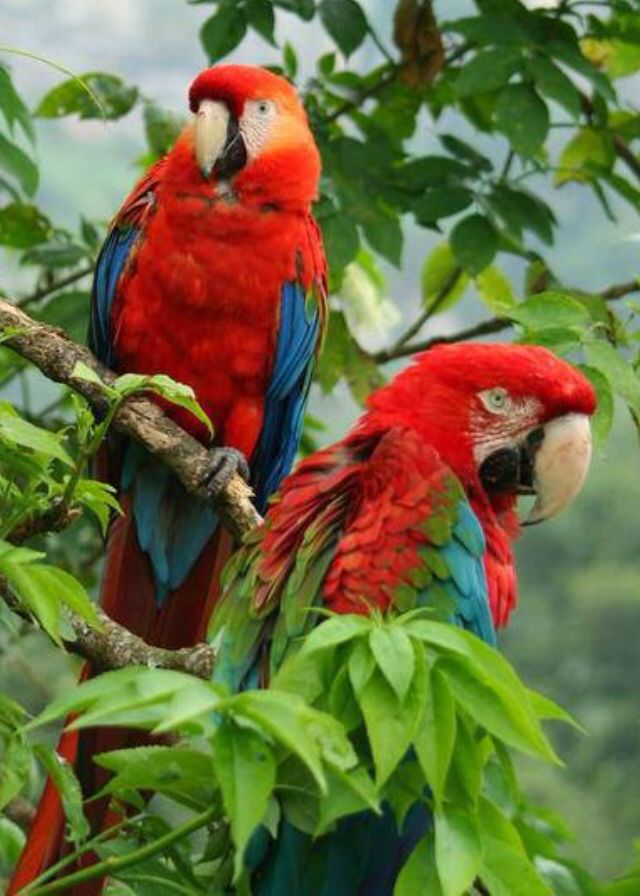
#> input picture Application&Web/Mastering OpenCV and Image Processing/Algorithm JPEG/test.png, 640 x 896 px, given in place of the camera
$ python 'Live Painter with cv2VideoCapture.py'
#> lines starting #> are read from the running program, lines starting #| are printed output that depends on the picture; after the words box and inside, x2 and y2 are one past the last pixel; in counts of white or black regions, pixels touching at a corner belong together
#> further down, image is the input picture: shape (896, 640, 3); mean B, G, R 63.4, 107.9, 108.4
import cv2
import numpy as np

COLORS = {
    'pink': [133, 56, 0, 159, 156, 255],
    'green': [57, 76, 0, 100, 255, 255],
}
ColorValues = [[180, 105, 255],
               [0, 255, 0], ]

# [x , y , colorId ]
points = []


def find_color(image, COLORS, ColorValues):
    imageHSV = cv2.cvtColor(image, cv2.COLOR_BGR2HSV)
#> imageHSV: shape (896, 640, 3); mean H, S, V 45.1, 148.3, 132.6
    new_points = []
    for count, colorName in enumerate(COLORS):
        lower = np.array(COLORS[colorName][0:3])
        upper = np.array(COLORS[colorName][3:6])
        mask = cv2.inRange(imageHSV, lower, upper)
        x, y = get_contours_coordinats(mask)
        cv2.circle(imageResult, (x, y), 15, ColorValues[count], cv2.FILLED)
        if x != 0 and y != 0:
            new_points.append([x, y, count])
        cv2.imshow(colorName, mask)
#> this loop made 2 passes
#> (contours in get_contours_coordinats, x, y) on pass 1: (40 contours, all with area under 20, 0, 0)
#> (x, y) on pass 2: (445, 135)
#> pass 1, in find_color, `mask = cv2.inRange(imageHSV, lower, upper)`:
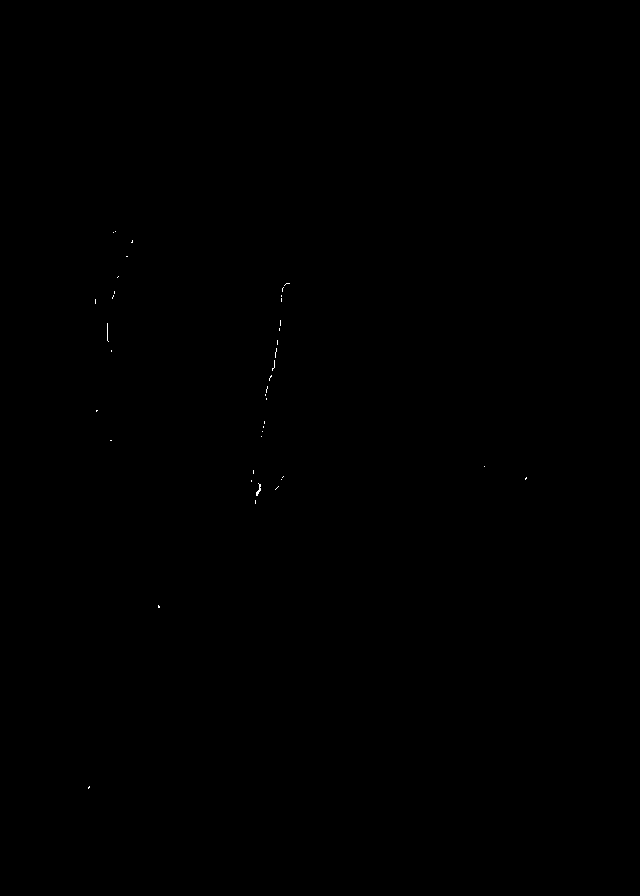
#> mask: shape (896, 640); 0.03% white in thin lines or dots, all inside (x1, y1, x2, y2) = (88, 231, 527, 789)
#> pass 2, in find_color, `mask = cv2.inRange(imageHSV, lower, upper)`:
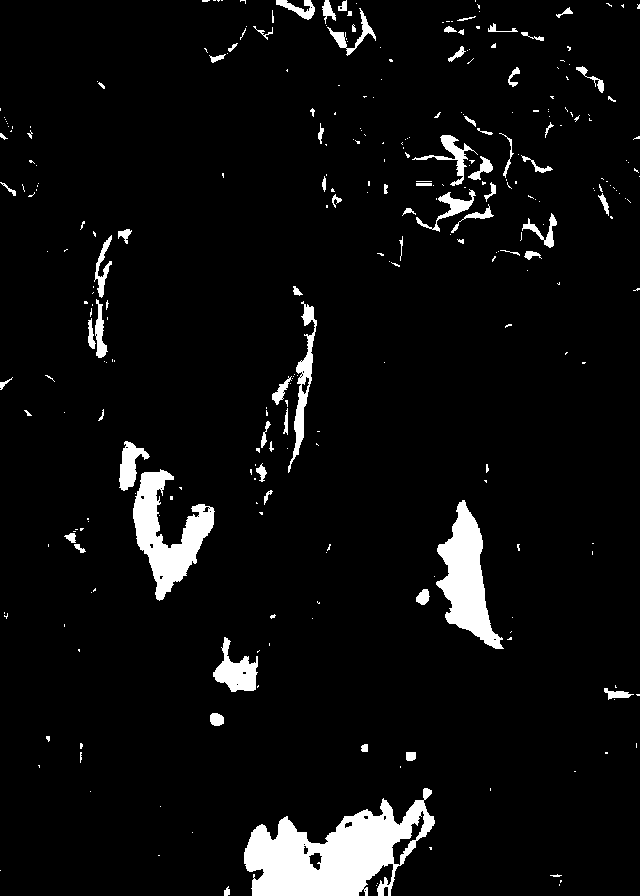
#> mask: shape (896, 640); 5.6% white; 305 white regions (228 under 20 px), largest, box (x1, y1, x2, y2) and area: (244, 788, 435, 896) 10779, (436, 500, 504, 649) 4610, (133, 469, 215, 601) 4525
#> after the loop:
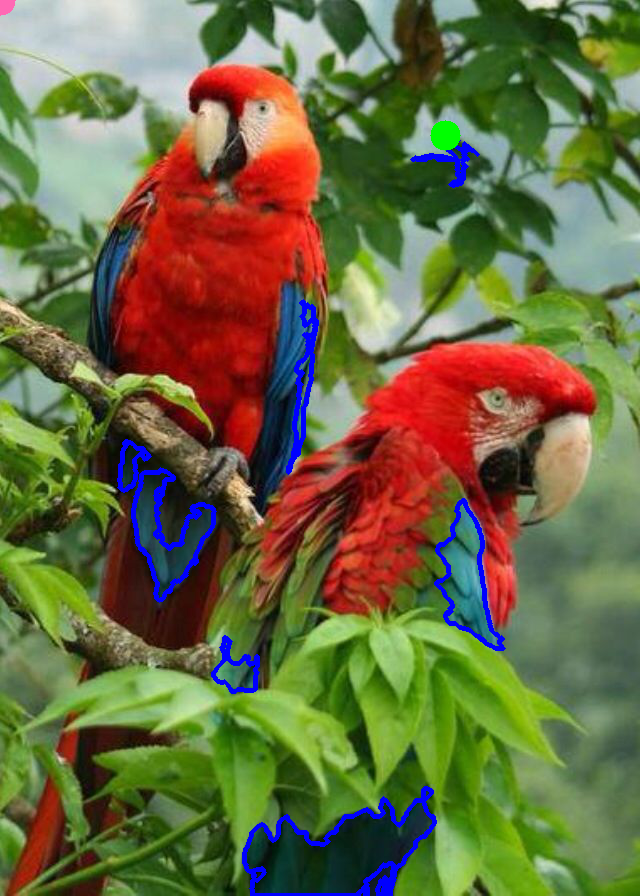
#> imageResult: shape (896, 640, 3); 2.17% of pixels changed, all inside (x1, y1, x2, y2) = (0, 0, 506, 896)
#> after the loop, new_points = [[445, 135, 1]]
    return new_points


def get_contours_coordinats(image):
    contours, hierarchy = cv2.findContours(image, cv2.RETR_EXTERNAL, cv2.CHAIN_APPROX_NONE)
    x, y, w, h = 0, 0, 0, 0
    for cnt in contours:
        area = cv2.contourArea(cnt)
        if area > 500:
            cv2.drawContours(imageResult, cnt, -1, (255, 0, 0), 3)
            perimeter = cv2.arcLength(cnt, True)
            approx = cv2.approxPolyDP(cnt, 0.02 * perimeter, True)
            x, y, w, h = cv2.boundingRect(approx)
    return x + w // 2, y


def draw_on_canvas(points, ColorValues):
    for point in points:
        cv2.circle(imageResult, (point[0], point[1]), 10, ColorValues[point[2]], cv2.FILLED)


cap = cv2.VideoCapture(0)
while True:
    success, image = cap.read()
    imageResult = image.copy()
    new_points = find_color(image, COLORS, ColorValues)
#> new_points = [[445, 135, 1]]
    if len(new_points) != 0:
        for point in new_points:
            points.append(point)
#> this loop made 1 pass
#> after the loop, points = [[445, 135, 1]]
    if len(points) != 0:
        draw_on_canvas(points, ColorValues)
#> the loop in draw_on_canvas, `for point in points:` made 1 pass

    cv2.imshow("Result", imageResult)
    if cv2.waitKey(10) == 27: break  # press `ESC`
#> (key Esc is pressed here)
cap.release()
cv2.destroyAllWindows()
